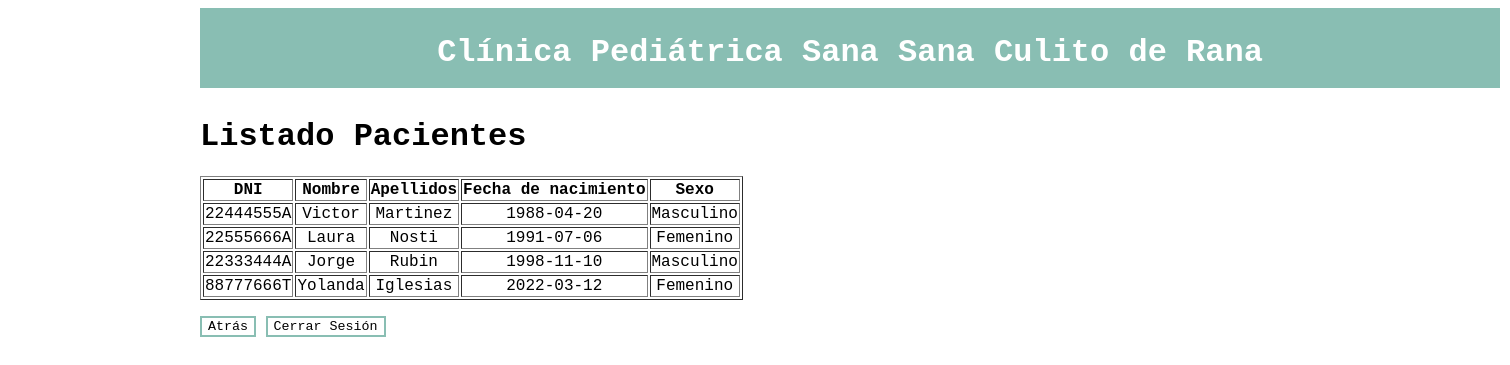
The page /pacientes.php (signed in) on the database its author committed.
### tables this page shows
CREATE TABLE `pacientes` (
  `dniPac` varchar(10) NOT NULL,
  `pacNombres` varchar(50) NOT NULL,
  `pacApellidos` varchar(50) NOT NULL,
  `pacFechaNacimiento` date NOT NULL,
  `pacSexo` enum('Masculino','Femenino') NOT NULL
);

### pacientes.php (the view, shortened to what this page needs)
<!DOCTYPE html>
<html lang="es">
<head>
	<link rel="stylesheet" type="text/css" href="css.css">
</head>
<header>
	<h1>Clínica Pediátrica Sana Sana Culito de Rana</h1>
</header>
<body>
	<?php
	if ($_SESSION['perfil']=='Medico') {
	?>
	<h1>Listado Pacientes</h1>
	<?php
		$conexion=mysqli_connect($_SESSION['servidor'], $_SESSION['med'], $_SESSION['med'], $_SESSION['basedatos']);
	?>
	<table border="1" style="text-align: center;">
		<tr>
			<th>DNI</th>
			<th>Nombre</th>
			<th>Apellidos</th>
			<th>Fecha de nacimiento</th>
			<th>Sexo</th>
		</tr>
	<?php
	$dni = $_SESSION['dni'];
	$consulta="SELECT DISTINCT pacientes.* FROM pacientes,citas,medicos WHERE citas.citPaciente=pacientes.dniPac AND citas.citMedico='$dni';";
	$salida = mysqli_query ($conexion, $consulta);
	$filas=mysqli_num_rows($salida);
	if ($filas>0) {
		while ($array = mysqli_fetch_row($salida)) {
		?>
		<tr>
			<td>
				<?php
				 echo ($array[0]);
				 ?>
			</td>
			<td>
				<?php
				echo ($array[1]);
				?>
			</td>
			<td>
				<?php
				echo ($array[2]);
				?>
			</td>
			<td>
				<?php
				echo $array[3];
				?>
			</td>
			<td>
				<?php
				echo ($array[4]);
				?>
			</td>
		</tr>
		<?php
			}
		}
		else {
			echo "<tr><td colspan='5'>No tiene ningún paciente</td></tr>";
		}
		?>
	</table>
	<div>
		<form action="" method="POST">
			<button type="submit" name="back">Atrás</button>
			<button type="submit" name="cerrarsesion">Cerrar Sesión</button>
		</form>
	</div>
	<?php
	}
	?>
</body>
</html>

### css.css (style rules this page uses)
body { width:1300px; margin-left: 200px; font-family:'Courier New', Courier, monospace; }
header { width: 100%; height: 80px; margin-bottom: 30px; box-sizing: border-box; padding: 5px; color: white; background-color: #89beb3; text-align: center; font-family: 'Courier New', Courier, monospace; }
button { background-color: white; color: black; border: 2px solid #89beb3; font-family: 'Courier New', Courier, monospace; }

### rows shown on the page
pacientes: dniPac "22444555A", pacNombres "Victor", pacApellidos "Martinez", pacFechaNacimiento "1988-04-20", pacSexo "Masculino"
pacientes: dniPac "22555666A", pacNombres "Laura", pacApellidos "Nosti", pacFechaNacimiento "1991-07-06", pacSexo "Femenino"
pacientes: dniPac "22333444A", pacNombres "Jorge", pacApellidos "Rubin", pacFechaNacimiento "1998-11-10", pacSexo "Masculino"
pacientes: dniPac "88777666T", pacNombres "Yolanda", pacApellidos "Iglesias", pacFechaNacimiento "2022-03-12", pacSexo "Femenino"
